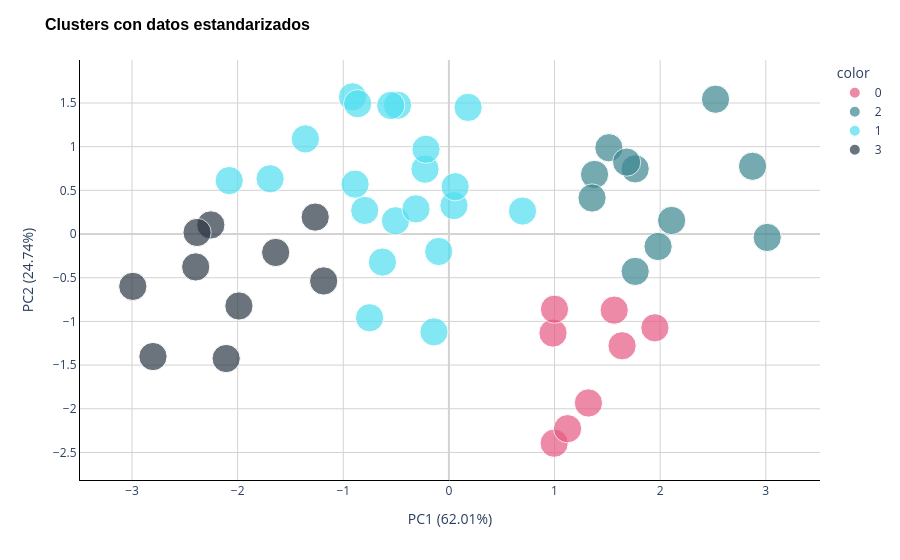

The notebook cell saved with this chart:
### Code cell
figure = px.scatter(
    pca_scaled,
    x=pca_scaled.columns[0],
    y=pca_scaled.columns[1],
    color=y.astype(str),
    color_discrete_map={'0': '#E65983', '1': '#4FDFEF', '2': '#3D8791', '3': '#2D3846'},
    size=[1] * pca.shape[0],
)
figure.update_layout(
    title='Clusters con datos estandarizados',
    title_font=dict(size=16, family='Arial', color='black', weight='bold'),
    xaxis_title=pca_scaled.columns[0],
    yaxis_title=pca_scaled.columns[1],
    plot_bgcolor='white',
    yaxis=dict(showgrid=True, gridcolor='LightGray', showline=True, linecolor='Black', zeroline=True, zerolinecolor='LightGray'),
    xaxis=dict(showgrid=True, gridcolor='LightGray', showline=True, linecolor='Black', zeroline=True, zerolinecolor='LightGray'),
)
figure.show()

### Figure 1 — Plotly figure (JSON) as saved in the notebook; plotly's stock layout.template omitted (floating-point values rounded to 4 significant figures)
{"data": [{"hovertemplate": "color=0<br>PC1 (62.01%)=%{x}<br>PC2 (24.74%)=%{y}<br>size=%{marker.size}<extra></extra>", "legendgroup": "0", "marker": {"color": "#E65983", "size": [1, 1, 1, 1, 1, 1, 1, 1], "sizemode": "area", "sizeref": 0.0025, "symbol": "circle"}, "mode": "markers", "name": "0", "orientation": "v", "showlegend": true, "type": "scatter", "x": [0.9856, 1.95, 1.639, 1.565, 0.9965, 1.123, 1.321, 0.9997], "xaxis": "x", "y": [-1.133, -1.073, -1.279, -0.8711, -2.394, -2.228, -1.933, -0.8603], "yaxis": "y"}, {"hovertemplate": "color=2<br>PC1 (62.01%)=%{x}<br>PC2 (24.74%)=%{y}<br>size=%{marker.size}<extra></extra>", "legendgroup": "2", "marker": {"color": "#3D8791", "size": [1, 1, 1, 1, 1, 1, 1, 1, 1, 1, 1], "sizemode": "area", "sizeref": 0.0025, "symbol": "circle"}, "mode": "markers", "name": "2", "orientation": "v", "showlegend": true, "type": "scatter", "x": [1.763, 2.524, 1.515, 3.013, 1.379, 1.763, 2.108, 2.874, 1.98, 1.683, 1.355], "xaxis": "x", "y": [0.746, 1.543, 0.9876, -0.03923, 0.6818, -0.4277, 0.1554, 0.7756, -0.1428, 0.8232, 0.4125], "yaxis": "y"}, {"hovertemplate": "color=1<br>PC1 (62.01%)=%{x}<br>PC2 (24.74%)=%{y}<br>size=%{marker.size}<extra></extra>", "legendgroup": "1", "marker": {"color": "#4FDFEF", "size": [1, 1, 1, 1, 1, 1, 1, 1, 1, 1, 1, 1, 1, 1, 1, 1, 1, 1, 1, 1, 1], "sizemode": "area", "sizeref": 0.0025, "symbol": "circle"}, "mode": "markers", "name": "1", "orientation": "v", "showlegend": true, "type": "scatter", "x": [-0.1414, -1.359, 0.04771, -0.9127, -0.5055, -0.7969, -0.7509, -0.4862, -1.693, 0.6968, 0.1816, -0.226, -0.3118, 0.05912, -0.8884, -0.8638, -0.5506, -0.09633, -0.2169, -2.08, -0.6294], "xaxis": "x", "y": [-1.12, 1.089, 0.3254, 1.57, 0.1516, 0.2702, -0.9584, 1.474, 0.6323, 0.2634, 1.45, 0.7422, 0.2879, 0.5414, 0.5711, 1.492, 1.472, -0.1997, 0.9701, 0.6113, -0.321], "yaxis": "y"}, {"hovertemplate": "color=3<br>PC1 (62.01%)=%{x}<br>PC2 (24.74%)=%{y}<br>size=%{marker.size}<extra></extra>", "legendgroup": "3", "marker": {"color": "#2D3846", "size": [1, 1, 1, 1, 1, 1, 1, 1, 1, 1], "sizemode": "area", "sizeref": 0.0025, "symbol": "circle"}, "mode": "markers", "name": "3", "orientation": "v", "showlegend": true, "type": "scatter", "x": [-1.64, -2.254, -2.397, -1.185, -1.266, -2.384, -2.992, -1.988, -2.801, -2.109], "xaxis": "x", "y": [-0.211, 0.1041, -0.3764, -0.5369, 0.194, 0.01808, -0.5991, -0.8233, -1.402, -1.425], "yaxis": "y"}], "layout": {"legend": {"itemsizing": "constant", "title": {"text": "color"}, "tracegroupgap": 0}, "margin": {"t": 60}, "plot_bgcolor": "white", "title": {"font": {"color": "black", "family": "Arial", "size": 16, "weight": "bold"}, "text": "Clusters con datos estandarizados"}, "xaxis": {"anchor": "y", "domain": [0, 1], "gridcolor": "LightGray", "linecolor": "Black", "showgrid": true, "showline": true, "title": {"text": "PC1 (62.01%)"}, "zeroline": true, "zerolinecolor": "LightGray"}, "yaxis": {"anchor": "x", "domain": [0, 1], "gridcolor": "LightGray", "linecolor": "Black", "showgrid": true, "showline": true, "title": {"text": "PC2 (24.74%)"}, "zeroline": true, "zerolinecolor": "LightGray"}}}
